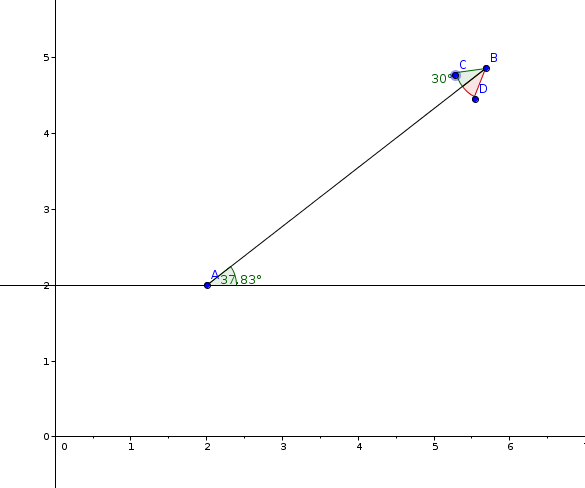
#> input picture tex/aug2015/18/arrowDraw.png, 585 x 488 px; its folder holds only this picture in this run
$ python -i jasf.py   (imports and definitions only)   (Python 2 division)   (older library calls are emulated)
#> lines starting #> are read from the running program, lines starting #| are printed output that depends on the picture; after the words box and inside, x2 and y2 are one past the last pixel; in counts of white or black regions, pixels touching at a corner belong together
import numpy as np
import cv2
from scipy import ndimage

# [13 lines left out: function parseInput, not called in this run]

def doNothing(val):
    pass
class math:
    def __init__(self):
        pass

    # [10 lines left out: functions pointDistance, fft, not called in this run]


class jasf_ratFinder:
    def __init__(self):
        pass

    detectFloor_cleaning_kernel = cv2.getStructuringElement(cv2.MORPH_RECT, (5,5))

    # [53 lines left out: functions detectFloor, detectInterestingContours, not called in this run]

class cv:
    red = (0,0,255)
    blue = (255,0,0)
    green = (0,255,0)

    def __init__():
        raise Exception('This class should no be instantiated!')

    # [25 lines left out: functions getVideoCaptureFrameHeightWidth, drawFixedLenghtArrow, not called in this run]


    @staticmethod
    def waitKey(time):
        return cv2.waitKey(time) & 0xFFFF
    # [5 lines left out: function readTrackbar, not called in this run]

    @staticmethod
    def readManyTrackbars(nameList, windowName = 'settings', i = 0):
       return [cv.readTrackbar(name, windowName, i=i) for name in nameList]

    # [35 lines left out: functions imshow, setManyTrackbars, setManyTrackbarsPos, setTrackbarPos, switchBinnaryTrackbar, equalizeHist and 1 more, not called in this run]

    @staticmethod
    def getManyWindows(win_name_array, dim=(350,300), n=(3,3)):
        return [jasf_cv.getNewWindow(name, dim, n) for name in win_name_array]

    # [4 lines left out: function imshow, not called in this run]

    @staticmethod
    def binarize(img, th = 100):
        return cv2.threshold(img, th, 1, cv2.THRESH_BINARY)

    # [25 lines left out: functions invertBoolean, getRoiAroundContour, averageImages, not called in this run]


class jasf_cv:
    def __init__(self):
        pass

    # [44 lines left out: functions drawContours, drawFixedDimAroundContourCenter, not called in this run]


    @staticmethod
    def getStructuringRectangle(size):
        return cv2.getStructuringElement(cv2.MORPH_RECT, (size, size))

    # [8 lines left out: function computeDenseOpticalFlow, not called in this run]

    @staticmethod
    def convertBGR2Gray(img):
        return cv2.cvtColor(img, cv2.COLOR_BGR2GRAY)

    @staticmethod
    def convertGray2BGR(img):
        return cv2.cvtColor(img, cv2.COLOR_GRAY2BGR)

    # [17 lines left out: functions showImage, showVideo, not called in this run]


    lastWindowIndex = -1
    @staticmethod
    def resetIndexes():
        jasf_cv.lastWindowIndex = -1

    control_mode_jasf_cv_silence = False

    @staticmethod
    def switchSilentMode():
        jasf_cv.control_mode_jasf_cv_silence = not jasf_cv.control_mode_jasf_cv_silence

    # [22 lines left out: function getNewWindow, not called in this run]

    @staticmethod
    def getSettingsWindow(n=(3,3)):
        return jasf_cv.getNewWindow('settings', n = n)

    @staticmethod
    def getInputWindow():
        return jasf_cv.getNewWindow('input')

    @staticmethod
    def getOutputWindow():
        return jasf_cv.getNewWindow('output')

    # [50 lines left out: functions getBasicWindows, setTrackbar, drawLines_endPointsInput, drawLines_LineDataStructure, fill, not called in this run]

    @staticmethod
    def areaBandPassObjectFilter(img, th=5, max=150):
        """ img received should be binnary. Draw a filled black contour around objects of
        small area. Only objects with area between th and max are kept"""
#> called with th = 5, max = 150
        target = img.copy()
        output, contours, hier = cv2.findContours(target, cv2.RETR_EXTERNAL, cv2.CHAIN_APPROX_SIMPLE)
#> contours = 4 contours; box (x1, y1, x2, y2) and area: (56, 0, 585, 436) 228636, (56, 437, 585, 488) 26362, (0, 0, 55, 285) 15321, (0, 286, 55, 488) 10844
        blackList = []
        for c in contours:
            area = cv2.contourArea(c)/100
            if area >= th and area <= max:
                pass
            else:
                blackList.append(c)
#> this loop made 4 passes
#> area on passes 1 to 4: 263.6, 108.4, 2286.4, 153.2
#> after the loop, blackList = 3 contours; box (x1, y1, x2, y2) and area: (56, 0, 585, 436) 228636, (56, 437, 585, 488) 26362, (0, 0, 55, 285) 15321
        #paint all black listed objects with black
        cv2.drawContours(img, blackList, -1, 0, cv2.FILLED)
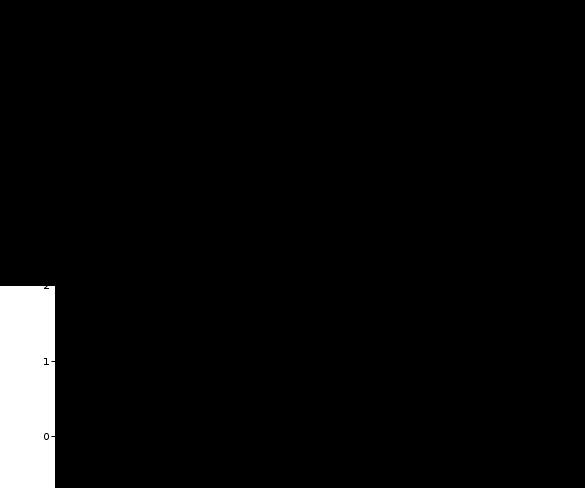
#> img: shape (488, 585); min 0, max 255, mean 9.9
        return img.astype(np.uint8)

    # [44 lines left out: functions fill, clean, countContours, thicken, getCenterOfContour, not called in this run]

    @staticmethod
    def isContourQuadrilaterum(contour):
        pass

>>> import cv2
>>> picture = cv2.imread('../tex/aug2015/18/arrowDraw.png', cv2.IMREAD_GRAYSCALE)
>>> result = jasf_cv().areaBandPassObjectFilter(picture)
